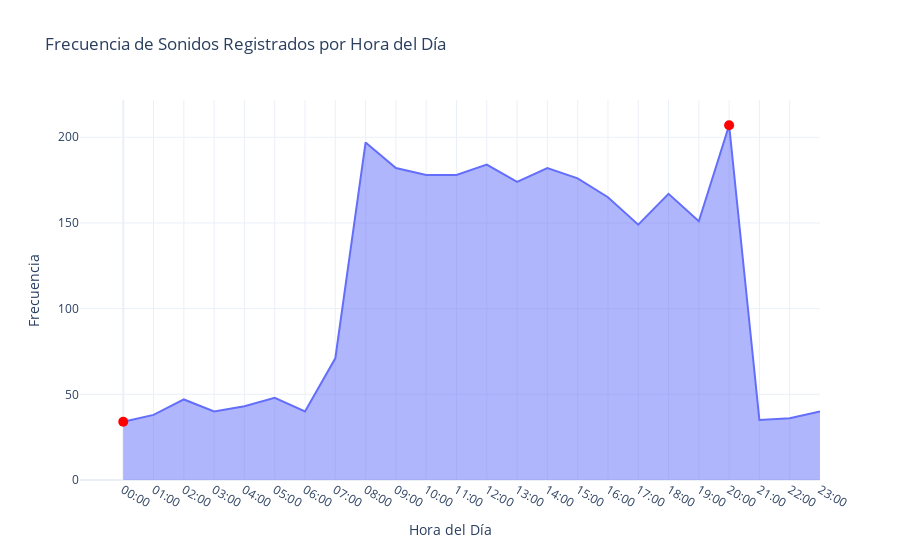

Notebook source saved alongside this figure:
### Markdown cell above
#### `Observaciones:` La mayor concentración de ruidos de motor en New York se encuentra en el Distrito de Manhattan.

### Code cell
import plotly.express as px
import plotly.graph_objects as go

# Creamos el DataFrame para contar la frecuencia por hora
hour_counts = sound_quality['Hour'].value_counts().sort_index().reset_index()
hour_counts.columns = ['Hour', 'Frequency']

# Crear el gráfico de área
fig = px.area(hour_counts, x='Hour', y='Frequency',
              labels={'Frequency': 'Frecuencia', 'Hour': 'Hora del Día'},
              title='Frecuencia de Sonidos Registrados por Hora del Día',
              template='plotly_white')

# Añadir marcadores en los puntos máximos y mínimos
max_frequency_hour = hour_counts.loc[hour_counts['Frequency'].idxmax(), 'Hour']
min_frequency_hour = hour_counts.loc[hour_counts['Frequency'].idxmin(), 'Hour']
fig.add_trace(go.Scatter(x=[max_frequency_hour, min_frequency_hour],
                         y=[hour_counts['Frequency'].max(), hour_counts['Frequency'].min()],
                         mode='markers',
                         marker=dict(color='red', size=10),
                         showlegend=False))

# Ajustar el diseño del gráfico
fig.update_layout(
    xaxis=dict(tickmode='array', tickvals=list(range(24)), ticktext=[f"{i:02}:00" for i in range(24)]),
    yaxis_title='Frecuencia',
)

# Mostrar el gráfico
fig.show()

### Figure 1 — Plotly figure (JSON) as saved in the notebook; plotly's stock layout.template omitted (floating-point values rounded to 4 significant figures)
{"data": [{"fillpattern": {"shape": ""}, "hovertemplate": "Hora del Día=%{x}<br>Frecuencia=%{y}<extra></extra>", "legendgroup": "", "line": {"color": "#636efa"}, "marker": {"symbol": "circle"}, "mode": "lines", "name": "", "orientation": "v", "showlegend": false, "stackgroup": "1", "type": "scatter", "x": [0, 1, 2, 3, 4, 5, 6, 7, 8, 9, 10, 11, 12, 13, 14, 15, 16, 17, 18, 19, 20, 21, 22, 23], "xaxis": "x", "y": [34, 38, 47, 40, 43, 48, 40, 71, 197, 182, 178, 178, 184, 174, 182, 176, 165, 149, 167, 151, 207, 35, 36, 40], "yaxis": "y"}, {"marker": {"color": "red", "size": 10}, "mode": "markers", "showlegend": false, "type": "scatter", "x": [20, 0], "y": [207, 34]}], "layout": {"legend": {"tracegroupgap": 0}, "title": {"text": "Frecuencia de Sonidos Registrados por Hora del Día"}, "xaxis": {"anchor": "y", "domain": [0, 1], "tickmode": "array", "ticktext": ["00:00", "01:00", "02:00", "03:00", "04:00", "05:00", "06:00", "07:00", "08:00", "09:00", "10:00", "11:00", "12:00", "13:00", "14:00", "15:00", "16:00", "17:00", "18:00", "19:00", "20:00", "21:00", "22:00", "23:00"], "tickvals": [0, 1, 2, 3, 4, 5, 6, 7, 8, 9, 10, 11, 12, 13, 14, 15, 16, 17, 18, 19, 20, 21, 22, 23], "title": {"text": "Hora del Día"}}, "yaxis": {"anchor": "x", "domain": [0, 1], "title": {"text": "Frecuencia"}}}}
